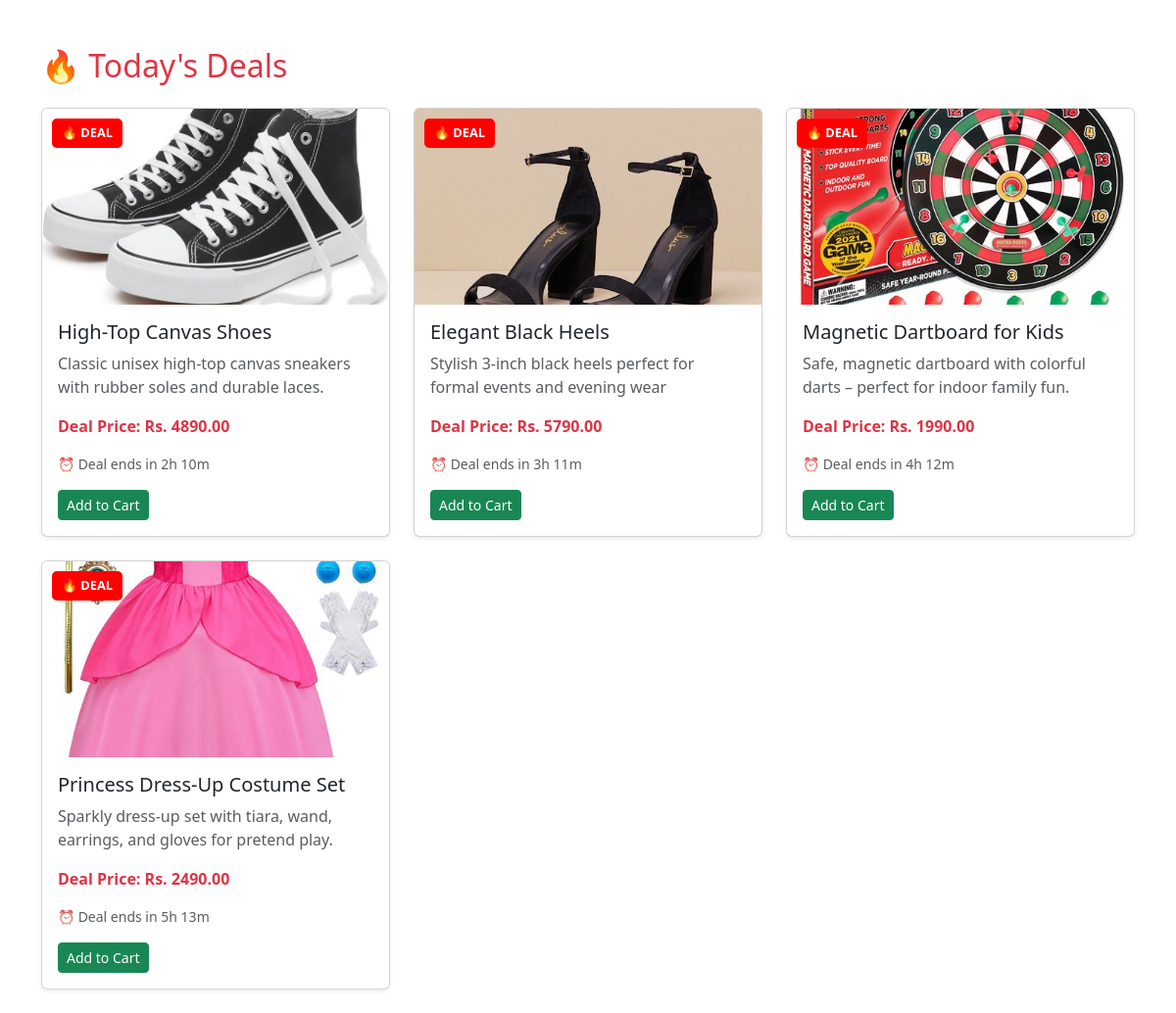
/todays-deals/, run on the app's committed database.
### store/models.py (models this page shows, shortened)
class Product(models.Model):
    name = models.CharField(max_length=100)
    description = models.TextField()
    price = models.DecimalField(max_digits=10, decimal_places=2)
    image = models.ImageField(upload_to='product_images/')
    category = models.ForeignKey(Category, on_delete=models.CASCADE)
    is_deal = models.BooleanField(default=False)
    likes = models.ManyToManyField(User, related_name='liked_products', blank=True)

### store/views.py (the view)
# urls.py: path('todays-deals/', views.todays_deals, name='todays_deals'),
def todays_deals(request):
    deal_products = Product.objects.filter(is_deal=True)
    return render(request, 'store/todays_deals.html', {
        'products': deal_products
    })

### store/context_processors.py (called while the page is built)
def cart_item_count(request):
    if request.user.is_authenticated:
        count = sum(item.quantity for item in CartItem.objects.filter(user=request.user))
    else:
        count = 0
    return {'cart_item_count': count}

### store/templates/store/todays_deals.html (shortened to what this page needs)
<!DOCTYPE html>
<html>
<head>
  <link href="https://cdn.jsdelivr.net/npm/bootstrap@5.3.0/dist/css/bootstrap.min.css" rel="stylesheet">
</head>
<body>
<div class="container mt-5">
  <h2 class="text-danger mb-4">🔥 Today's Deals</h2>
  <div class="row">
    {% for product in products %}
      <div class="col-md-4 mb-4">
        <div class="card shadow-sm">
          {% if product.image %}
            <div class="deal-badge">🔥 DEAL</div>
            <img src="{{ product.image.url }}" class="card-img-top" style="height: 200px; object-fit: cover;">
          {% endif %}
          <div class="card-body">
            <h5 class="card-title">{{ product.name }}</h5>
            <p class="card-text text-muted">{{ product.description|truncatewords:15 }}</p>
            <p class="text-danger fw-bold">Deal Price: Rs. {{ product.price }}</p>
            <p class="text-muted small">⏰ Deal ends in {{ forloop.counter|add:"1" }}h {{ forloop.counter|add:"9" }}m</p>
            <a href="{% url 'add_to_cart' product.id %}" class="btn btn-success btn-sm">Add to Cart</a>
          </div>
        </div>
      </div>
    {% endfor %}
  </div>
</div>
</body>
</html>

### store/templates/store/todays_deals.html (style rules this page uses)
.deal-badge { position: absolute; top: 10px; left: 10px; background-color: red; color: white; padding: 5px 10px; font-size: 0.8rem; font-weight: bold; border-radius: 5px; }
.card { position: relative; }

### data on the page
Product: image (picture), name "High-Top Canvas Shoes", description "Classic unisex high-top canvas sneakers with rubber soles and durable laces.", price "4890.00"
Product: image (picture), name "Elegant Black Heels", description "Stylish 3-inch black heels perfect for formal events and evening wear", price "5790.00"
Product: image (picture), name "Magnetic Dartboard for Kids", description "Safe, magnetic dartboard with colorful darts – perfect for indoor family fun.", price "1990.00"
Product: image (picture), name "Princess Dress-Up Costume Set", description "Sparkly dress-up set with tiara, wand, earrings, and gloves for pretend play.", price "2490.00"
